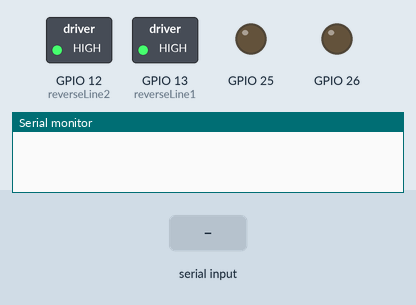
Simulated run of this sketch. Board: ESP32. On the bench: switched loads named in the sketch (green lamp = pin HIGH), output pins drawn as LEDs (lit = HIGH), the last lines printed to the serial monitor. The test bench sets the inputs (shaded band).

Above: at 1.2 s.
1.3 s: "b" received over Serial
At 3.6 s:
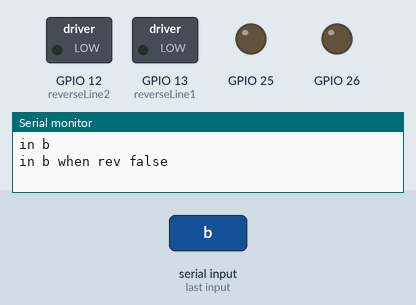
4.3 s: "f" received over Serial
At 10.0 s:
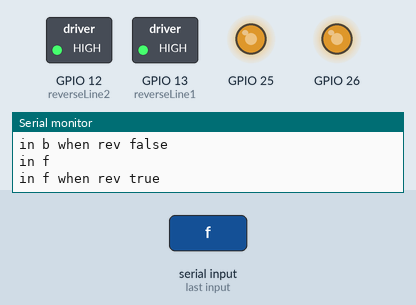
Timing chart, 0 to 11.5 s (numbered marks = the images above; inputs shaded):
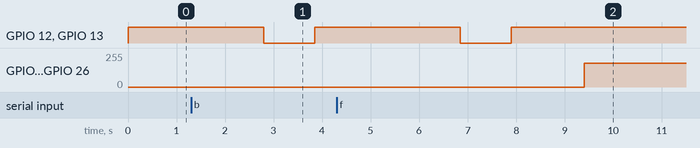

Measured:
- after the input at 1.3 s, GPIO 12 (reverseLine2), GPIO 13 (reverseLine1): HIGH → LOW after 1.5 s, → HIGH 1.1 s later
- after the input at 4.3 s, GPIO 12 (reverseLine2), GPIO 13 (reverseLine1): HIGH → LOW after 2.6 s, → HIGH 1.1 s later; GPIO 25, GPIO 26: 0/255 → 180/255 after 5.1 s instead of 1.1 s

The sketch:

reverseMotor1.ino
```cpp
bool reverseState  = false;
char state;
byte reverseLine1 = 13;
byte reverseLine2 = 12;
int analogValue  = 180;

unsigned long currentMillis = 0;
unsigned long previousMillis = 0;
const long interval = 1000;

void setup() {
  // put your setup code here, to run once:
  Serial.begin(9600);
  pinMode(reverseLine1, OUTPUT);
  pinMode(reverseLine2, OUTPUT);
  digitalWrite(reverseLine1, HIGH);
  digitalWrite(reverseLine2, HIGH);
// pinMode(LED_BUILTIN, OUTPUT);
}

void loop() {
  currentMillis = millis();
  if (Serial.available() > 0) {
    state = Serial.read();
    // Serial.println("");
    // Serial.println(state);
    // Serial.println("");
    if (state == 'f') {
      Serial.println("in f");
      if (reverseState == true) {
        reverseState = false;
        Serial.println("in f when rev true");
        previousMillis = currentMillis;
        switchState();
        speedChange(analogValue);
      }
      speedChange(analogValue);
    }
    if (state == 'b') {
      Serial.println("in b");
      if (reverseState == false) {
        reverseState = true;
        Serial.println("in b when rev false");
        previousMillis = currentMillis;
        switchState();
        speedChange(analogValue);
      }
      speedChange(analogValue);
    }
  }
}

void switchState() {
  speedChange(0);
  delay(1500);
  digitalWrite(reverseLine1, LOW);
  digitalWrite(reverseLine2, LOW);
//  digitalWrite(LED_BUILTIN, HIGH);
  delay(1050);
  digitalWrite(reverseLine1, HIGH);
  digitalWrite(reverseLine2, HIGH);
  delay(1500);
//  digitalWrite(LED_BUILTIN, LOW);

}

void speedChange(int value) {
  dacWrite(25, value);
    dacWrite(26, value);
  //Serial.println("speed val " + value);
}
```
